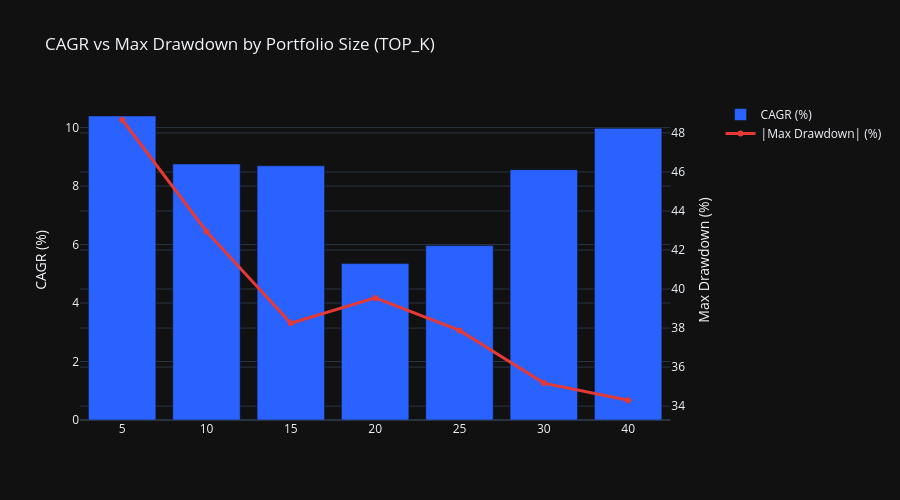

Notebook code cell kept with this figure:
### Code cell
from plotly.subplots import make_subplots
# ── 整理掃描結果並視覺化 ──
res_df = pd.DataFrame(results).set_index("TOP_K")
print("\n=== Portfolio Size Factor Sweep Results ===")
display(res_df.round(4))

fig = make_subplots(specs=[[{"secondary_y": True}]])
fig.add_trace(go.Bar(
    x=[str(x) for x in res_df.index], 
    y=res_df["CAGR"]*100, 
    name="CAGR (%)",
    marker_color="#2962FF"
), secondary_y=False)

fig.add_trace(go.Scatter(
    x=[str(x) for x in res_df.index], 
    y=abs(res_df["Max DD"]),
    name="|Max Drawdown| (%)",
    mode="lines+markers",
    line=dict(color="#E53935", width=3)
), secondary_y=True)

fig.update_layout(
    title="CAGR vs Max Drawdown by Portfolio Size (TOP_K)",
    template="plotly_dark", height=500
)
fig.update_yaxes(title_text="CAGR (%)", secondary_y=False)
fig.update_yaxes(title_text="Max Drawdown (%)", secondary_y=True)

fig.show()

### Figure 1 — Plotly figure (JSON) as saved in the notebook; plotly's stock layout.template omitted (floating-point values rounded to 4 significant figures)
{"data": [{"marker": {"color": "#2962FF"}, "name": "CAGR (%)", "type": "bar", "x": ["5", "10", "15", "20", "25", "30", "40"], "xaxis": "x", "y": [10.4, 8.756, 8.693, 5.348, 5.965, 8.561, 9.975], "yaxis": "y"}, {"line": {"color": "#E53935", "width": 3}, "mode": "lines+markers", "name": "|Max Drawdown| (%)", "type": "scatter", "x": ["5", "10", "15", "20", "25", "30", "40"], "xaxis": "x", "y": [48.67, 42.95, 38.24, 39.55, 37.88, 35.18, 34.3], "yaxis": "y2"}], "layout": {"height": 500, "title": {"text": "CAGR vs Max Drawdown by Portfolio Size (TOP_K)"}, "xaxis": {"anchor": "y", "domain": [0, 0.94]}, "yaxis": {"anchor": "x", "domain": [0, 1], "title": {"text": "CAGR (%)"}}, "yaxis2": {"anchor": "x", "overlaying": "y", "side": "right", "title": {"text": "Max Drawdown (%)"}}}}
